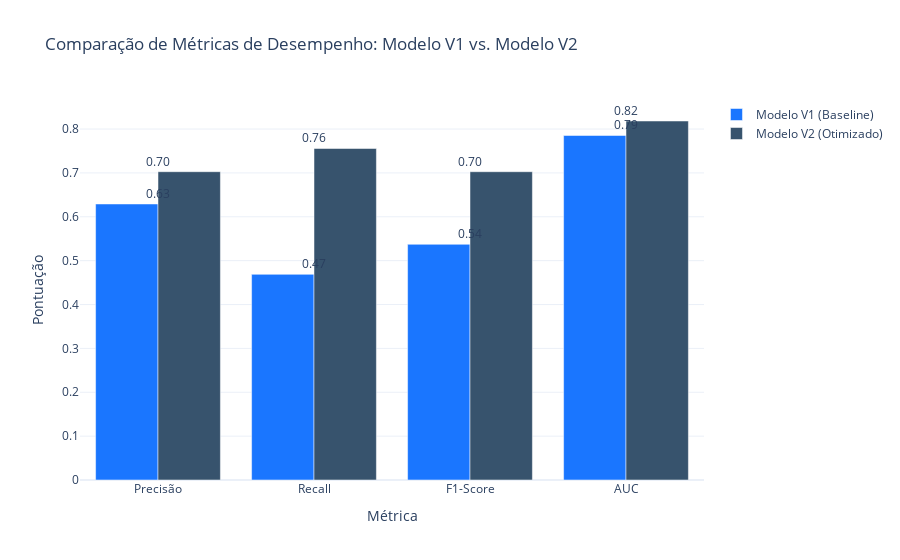

Notebook code for this chart:
### Code cell
# ==============================================================================
# SEÇÃO 2: A SOLUÇÃO: A EVOLUÇÃO DO MODELO PREDITIVO
# ==============================================================================

display(Markdown(
    """
## 2. A Solução: A Evolução do Modelo Preditivo

Para resolver esse problema, construímos um modelo de Machine Learning que aprende com o histórico dos clientes. Nosso projeto passou por duas fases: uma versão inicial (**V1**) e uma versão otimizada e robusta (**V2**).

A principal diferença do nosso modelo **V2** é que ele foi treinado para ser **muito mais eficaz em identificar os clientes que realmente vão sair**, em vez de apenas ter uma alta precisão geral. Para um problema de Churn, é mais importante encontrar corretamente os clientes em risco do que acertar todas as previsões.
"""
))

# --- Carregar e comparar métricas ---
try:
    # Carregando dados da versão 1
    metrics_v1_df = pd.read_csv(os.path.join(REPORTS_PATH, 'comparacao_modelos_base.csv'))
    metrics_v1_df = metrics_v1_df[metrics_v1_df['Modelo'] == 'Random Forest'].iloc[0]

    # Carregando dados da versão 2
    with open(os.path.join(REPORTS_V2_PATH, 'final_model_metrics_v2.json'), 'r') as f:
        metrics_v2 = json.load(f)

    # Criando DataFrame para o gráfico
    comparison_df = pd.DataFrame({
        'Métrica': ['Precisão', 'Recall', 'F1-Score', 'AUC'],
        'Modelo V1': [
            metrics_v1_df['Precisao'],
            metrics_v1_df['Recall'],
            metrics_v1_df['F1-Score'],
            metrics_v1_df['Acuracia'] # AUC na v1 foi salvo como Acuracia para comparação
        ],
        'Modelo V2': [
            metrics_v2['precision'],
            metrics_v2['recall'],
            metrics_v2['f1-score'],
            metrics_v2['auc_score']
        ]
    })
    
    # Criando o gráfico de barras interativo com Plotly
    fig = go.Figure()
    fig.add_trace(go.Bar(
        x=comparison_df['Métrica'],
        y=comparison_df['Modelo V1'],
        name='Modelo V1 (Baseline)',
        marker_color='rgb(26, 118, 255)'
    ))
    fig.add_trace(go.Bar(
        x=comparison_df['Métrica'],
        y=comparison_df['Modelo V2'],
        name='Modelo V2 (Otimizado)',
        marker_color='rgb(55, 83, 109)'
    ))

    fig.update_layout(
        title_text='Comparação de Métricas de Desempenho: Modelo V1 vs. Modelo V2',
        barmode='group',
        xaxis_title="Métrica",
        yaxis_title="Pontuação",
        template="plotly_white",
        annotations=[
            dict(
                x=xi,
                y=yi,
                text=f'{yi:.2f}',
                xanchor='center',
                yanchor='bottom',
                showarrow=False,
            ) for xi, yi in zip(comparison_df['Métrica'], comparison_df['Modelo V1'])
        ] + [
            dict(
                x=xi,
                y=yi,
                text=f'{yi:.2f}',
                xanchor='center',
                yanchor='bottom',
                showarrow=False,
            ) for xi, yi in zip(comparison_df['Métrica'], comparison_df['Modelo V2'])
        ]
    )
    
    # Exibir o gráfico
    fig.show()

    display(Markdown(
        """
**Conclusão:** O **Modelo V2** é a nossa melhor ferramenta para identificar clientes em risco de Churn. As métricas de **Recall** e **F1-Score** - que são as mais importantes para problemas de Churn - melhoraram drasticamente, indicando que estamos **encontrando mais clientes que realmente vão sair (Recall)** e mantendo um bom equilíbrio entre precisão e recall **(F1-Score)**.
"""
    ))

except FileNotFoundError as e:
    display(Markdown(f"❌ **ERRO:** Arquivos de métricas não encontrados. Execute os notebooks anteriores (`02` e `03`) para gerar os arquivos necessários. Erro: `{e}`"))

### Figure 1 — Plotly figure (JSON) as saved in the notebook; plotly's stock layout.template omitted (floating-point values rounded to 4 significant figures)
{"data": [{"marker": {"color": "rgb(26, 118, 255)"}, "name": "Modelo V1 (Baseline)", "type": "bar", "x": ["Precisão", "Recall", "F1-Score", "AUC"], "y": [0.6292, 0.4688, 0.5373, 0.7853]}, {"marker": {"color": "rgb(55, 83, 109)"}, "name": "Modelo V2 (Otimizado)", "type": "bar", "x": ["Precisão", "Recall", "F1-Score", "AUC"], "y": [0.7028, 0.7557, 0.7027, 0.8183]}], "layout": {"annotations": [{"showarrow": false, "text": "0.63", "x": "Precisão", "xanchor": "center", "y": 0.6292, "yanchor": "bottom"}, {"showarrow": false, "text": "0.47", "x": "Recall", "xanchor": "center", "y": 0.4688, "yanchor": "bottom"}, {"showarrow": false, "text": "0.54", "x": "F1-Score", "xanchor": "center", "y": 0.5373, "yanchor": "bottom"}, {"showarrow": false, "text": "0.79", "x": "AUC", "xanchor": "center", "y": 0.7853, "yanchor": "bottom"}, {"showarrow": false, "text": "0.70", "x": "Precisão", "xanchor": "center", "y": 0.7028, "yanchor": "bottom"}, {"showarrow": false, "text": "0.76", "x": "Recall", "xanchor": "center", "y": 0.7557, "yanchor": "bottom"}, {"showarrow": false, "text": "0.70", "x": "F1-Score", "xanchor": "center", "y": 0.7027, "yanchor": "bottom"}, {"showarrow": false, "text": "0.82", "x": "AUC", "xanchor": "center", "y": 0.8183, "yanchor": "bottom"}], "barmode": "group", "title": {"text": "Comparação de Métricas de Desempenho: Modelo V1 vs. Modelo V2"}, "xaxis": {"title": {"text": "Métrica"}}, "yaxis": {"title": {"text": "Pontuação"}}}}
